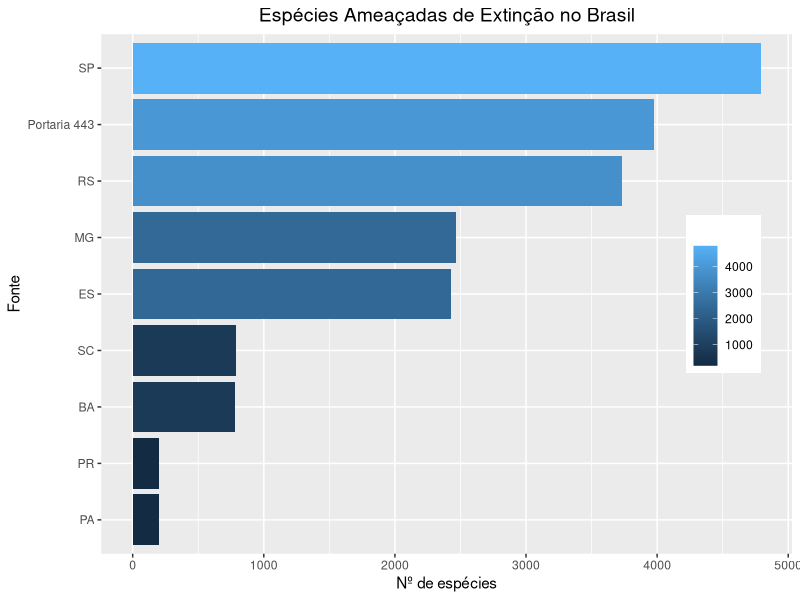
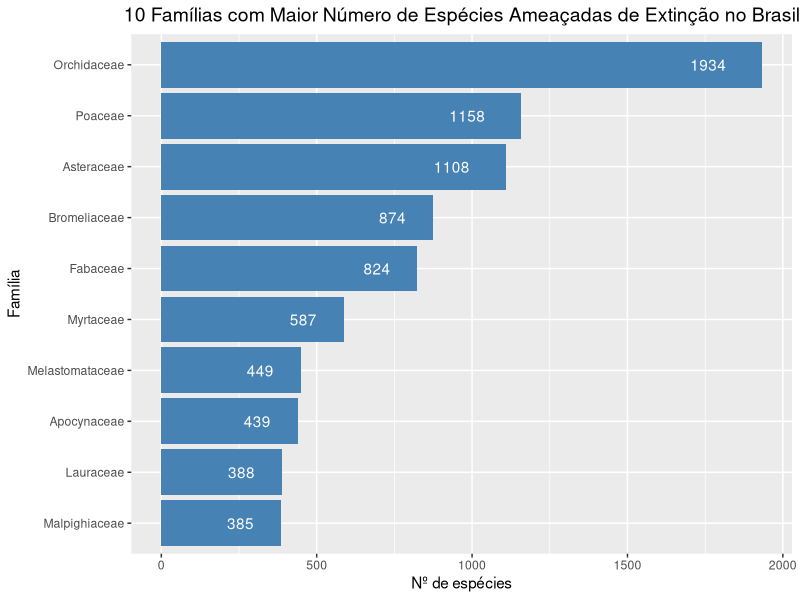
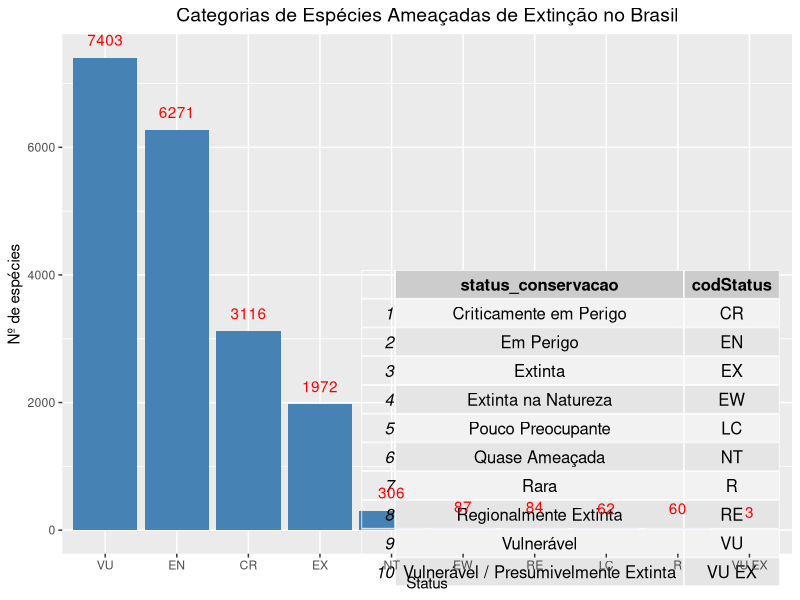

Write R code to recreate these figures, in order.
library(dplyr, warn.conflicts = FALSE)
library(ggplot2)
library(glue)
library(magrittr)


# Read and join data sets
endangered_BRA <- read.csv2('Especies_Ameacadas_BRA.csv', fileEncoding = "latin1")

# List Chart ##
species_source <- endangered_BRA %>%
        group_by(fonte) %>%
        count(fonte, sort = TRUE)

species_source$fonte <- with(species_source, reorder(fonte, n))

bra <- ggplot(species_source, aes(x = fonte, y = n, fill = n)) +
        geom_col() +
        coord_flip() +
        theme(plot.title = element_text(hjust = 0.5, size = 14),
              legend.position = c(0.9, 0.5)) +
        labs(
                title = 'Espécies Ameaçadas de Extinção no Brasil',
                x = 'Fonte',
                y = 'Nº de espécies',
                fill = ''
        )

# Species Chart by status ##
species_status <- endangered_BRA %>%
        group_by(codStatus) %>%
        count(codStatus, sort = T)

# Reorder the data set by number of status 
species_status$codStatus <- with(species_status, reorder(codStatus, desc(n)))

# Set status code table 
statusCodeTable <- endangered_BRA %>%
        group_by(status_conservacao, codStatus) %>%
        summarise()

# Set chart
sp_status <- ggplot(species_status, aes(x = codStatus, y = n)) +
        geom_col(fill = 'steelblue') +
        scale_fill_manual(name = 'Status',
                          values = c('EN = Em Perigo')) +
        theme(plot.title = element_text(hjust = 0.5, size = 14)) +
        annotation_custom(
                gridExtra::tableGrob(statusCodeTable),
                xmin = 'NT', xmax = 'VU EX', ymin = 800, ymax = 2400
        ) +
        geom_text(aes(label = n, vjust = -1), color = 'red') +
        labs(
                title = 'Categorias de Espécies Ameaçadas de Extinção no Brasil',
                x = 'Status',
                y = 'Nº de espécies'
        )

# Family Chart ##
statusFamily <- endangered_BRA %>%
        filter(familia != "") %>%
        mutate(familia = stringr::str_to_title(familia)) %>%
        group_by(familia) %>%
        summarise(n = n()) %>%
        arrange(desc(n)) %>%
        slice_head(n = 10)


        
statusFamily$familia <- with(statusFamily, reorder(familia, n))

f <- ggplot(statusFamily, aes(familia, n)) +
        geom_col(fill = 'steelblue') + coord_flip() +
        geom_text(aes(label = n, hjust = 2), color = 'white') +
        theme(plot.title = element_text(hjust = 0.5, size = 14)) +
        labs(
                title = '10 Famílias com Maior Número de Espécies Ameaçadas de Extinção no Brasil',
                x = 'Família',
                y = 'Nº de espécies'
        )
